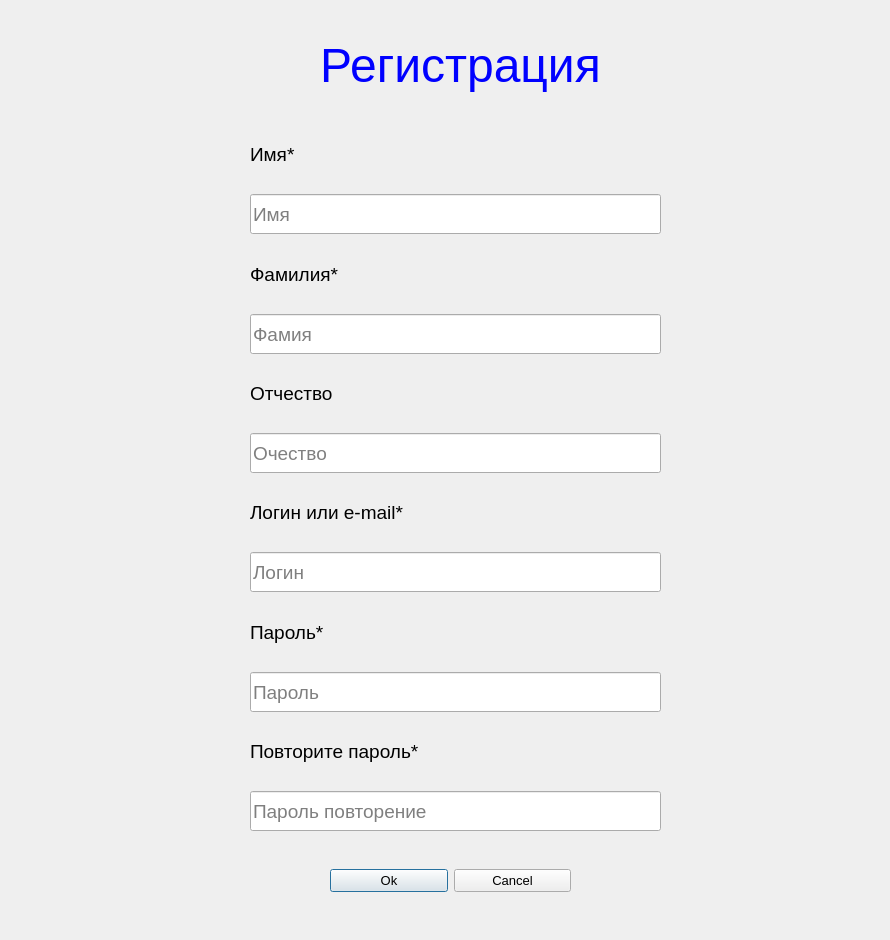
<?xml version="1.0" encoding="UTF-8"?>
<ui version="4.0">
 <class>Dialog</class>
 <widget class="QDialog" name="Dialog">
  <property name="geometry">
   <rect>
    <x>0</x>
    <y>0</y>
    <width>890</width>
    <height>940</height>
   </rect>
  </property>
  <property name="minimumSize">
   <size>
    <width>890</width>
    <height>940</height>
   </size>
  </property>
  <property name="maximumSize">
   <size>
    <width>890</width>
    <height>940</height>
   </size>
  </property>
  <property name="font">
   <font>
    <family>Arial</family>
    <pointsize>10</pointsize>
   </font>
  </property>
  <property name="windowTitle">
   <string>Dialog</string>
  </property>
  <widget class="QLabel" name="label">
   <property name="geometry">
    <rect>
     <x>60</x>
     <y>20</y>
     <width>801</width>
     <height>91</height>
    </rect>
   </property>
   <property name="font">
    <font>
     <family>Arial</family>
     <pointsize>36</pointsize>
    </font>
   </property>
   <property name="styleSheet">
    <string notr="true">color: rgb(0, 0, 255);</string>
   </property>
   <property name="text">
    <string>Регистрация</string>
   </property>
   <property name="alignment">
    <set>Qt::AlignCenter</set>
   </property>
  </widget>
  <widget class="QWidget" name="layoutWidget">
   <property name="geometry">
    <rect>
     <x>250</x>
     <y>130</y>
     <width>411</width>
     <height>701</height>
    </rect>
   </property>
   <layout class="QVBoxLayout" name="verticalLayout_7">
    <property name="spacing">
     <number>15</number>
    </property>
    <item>
     <layout class="QVBoxLayout" name="verticalLayout">
      <item>
       <widget class="QLabel" name="label_2">
        <property name="font">
         <font>
          <family>Arial</family>
          <pointsize>14</pointsize>
         </font>
        </property>
        <property name="text">
         <string>Имя*</string>
        </property>
       </widget>
      </item>
      <item>
       <widget class="QLineEdit" name="name">
        <property name="minimumSize">
         <size>
          <width>0</width>
          <height>40</height>
         </size>
        </property>
        <property name="font">
         <font>
          <family>Arial</family>
          <pointsize>14</pointsize>
         </font>
        </property>
        <property name="placeholderText">
         <string>Имя</string>
        </property>
       </widget>
      </item>
     </layout>
    </item>
    <item>
     <layout class="QVBoxLayout" name="verticalLayout_2">
      <item>
       <widget class="QLabel" name="label_3">
        <property name="font">
         <font>
          <family>Arial</family>
          <pointsize>14</pointsize>
         </font>
        </property>
        <property name="text">
         <string>Фамилия*</string>
        </property>
       </widget>
      </item>
      <item>
       <widget class="QLineEdit" name="surname">
        <property name="minimumSize">
         <size>
          <width>0</width>
          <height>40</height>
         </size>
        </property>
        <property name="font">
         <font>
          <family>Arial</family>
          <pointsize>14</pointsize>
         </font>
        </property>
        <property name="text">
         <string/>
        </property>
        <property name="placeholderText">
         <string>Фамия</string>
        </property>
       </widget>
      </item>
     </layout>
    </item>
    <item>
     <layout class="QVBoxLayout" name="verticalLayout_3">
      <item>
       <widget class="QLabel" name="label_4">
        <property name="font">
         <font>
          <family>Arial</family>
          <pointsize>14</pointsize>
         </font>
        </property>
        <property name="text">
         <string>Отчество</string>
        </property>
       </widget>
      </item>
      <item>
       <widget class="QLineEdit" name="patronym">
        <property name="minimumSize">
         <size>
          <width>0</width>
          <height>40</height>
         </size>
        </property>
        <property name="font">
         <font>
          <family>Arial</family>
          <pointsize>14</pointsize>
         </font>
        </property>
        <property name="text">
         <string/>
        </property>
        <property name="placeholderText">
         <string>Очество</string>
        </property>
       </widget>
      </item>
     </layout>
    </item>
    <item>
     <layout class="QVBoxLayout" name="verticalLayout_4">
      <item>
       <widget class="QLabel" name="label_5">
        <property name="font">
         <font>
          <family>Arial</family>
          <pointsize>14</pointsize>
         </font>
        </property>
        <property name="text">
         <string>Логин или e-mail*</string>
        </property>
       </widget>
      </item>
      <item>
       <widget class="QLineEdit" name="login">
        <property name="minimumSize">
         <size>
          <width>0</width>
          <height>40</height>
         </size>
        </property>
        <property name="font">
         <font>
          <family>Arial</family>
          <pointsize>14</pointsize>
         </font>
        </property>
        <property name="text">
         <string/>
        </property>
        <property name="placeholderText">
         <string>Логин</string>
        </property>
       </widget>
      </item>
     </layout>
    </item>
    <item>
     <layout class="QVBoxLayout" name="verticalLayout_5">
      <item>
       <widget class="QLabel" name="label_6">
        <property name="font">
         <font>
          <family>Arial</family>
          <pointsize>14</pointsize>
         </font>
        </property>
        <property name="text">
         <string>Пароль*</string>
        </property>
       </widget>
      </item>
      <item>
       <widget class="QLineEdit" name="password">
        <property name="minimumSize">
         <size>
          <width>0</width>
          <height>40</height>
         </size>
        </property>
        <property name="font">
         <font>
          <family>Arial</family>
          <pointsize>14</pointsize>
         </font>
        </property>
        <property name="text">
         <string/>
        </property>
        <property name="echoMode">
         <enum>QLineEdit::Password</enum>
        </property>
        <property name="placeholderText">
         <string>Пароль</string>
        </property>
       </widget>
      </item>
     </layout>
    </item>
    <item>
     <layout class="QVBoxLayout" name="verticalLayout_6">
      <item>
       <widget class="QLabel" name="label_7">
        <property name="font">
         <font>
          <family>Arial</family>
          <pointsize>14</pointsize>
         </font>
        </property>
        <property name="text">
         <string>Повторите пароль*</string>
        </property>
       </widget>
      </item>
      <item>
       <widget class="QLineEdit" name="pass_repeat">
        <property name="minimumSize">
         <size>
          <width>0</width>
          <height>40</height>
         </size>
        </property>
        <property name="font">
         <font>
          <family>Arial</family>
          <pointsize>14</pointsize>
         </font>
        </property>
        <property name="text">
         <string/>
        </property>
        <property name="echoMode">
         <enum>QLineEdit::Password</enum>
        </property>
        <property name="placeholderText">
         <string>Пароль повторение</string>
        </property>
       </widget>
      </item>
     </layout>
    </item>
   </layout>
  </widget>
  <widget class="QWidget" name="">
   <property name="geometry">
    <rect>
     <x>330</x>
     <y>860</y>
     <width>241</width>
     <height>41</height>
    </rect>
   </property>
   <layout class="QHBoxLayout" name="horizontalLayout">
    <item>
     <widget class="QPushButton" name="ok">
      <property name="text">
       <string>Ok</string>
      </property>
     </widget>
    </item>
    <item>
     <widget class="QPushButton" name="cancel">
      <property name="text">
       <string>Cancel</string>
      </property>
     </widget>
    </item>
   </layout>
  </widget>
 </widget>
 <resources/>
 <connections/>
</ui>
